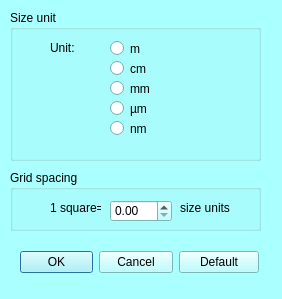
<?xml version="1.0" encoding="UTF-8"?>
<ui version="4.0">
 <class>mqGridSizeDialog</class>
 <widget class="QDialog" name="mqGridSizeDialog">
  <property name="geometry">
   <rect>
    <x>0</x>
    <y>0</y>
    <width>282</width>
    <height>299</height>
   </rect>
  </property>
  <property name="palette">
   <palette>
    <active>
     <colorrole role="WindowText">
      <brush brushstyle="SolidPattern">
       <color alpha="255">
        <red>0</red>
        <green>0</green>
        <blue>0</blue>
       </color>
      </brush>
     </colorrole>
     <colorrole role="Button">
      <brush brushstyle="SolidPattern">
       <color alpha="255">
        <red>170</red>
        <green>255</green>
        <blue>255</blue>
       </color>
      </brush>
     </colorrole>
     <colorrole role="Light">
      <brush brushstyle="SolidPattern">
       <color alpha="255">
        <red>255</red>
        <green>255</green>
        <blue>255</blue>
       </color>
      </brush>
     </colorrole>
     <colorrole role="Midlight">
      <brush brushstyle="SolidPattern">
       <color alpha="255">
        <red>212</red>
        <green>255</green>
        <blue>255</blue>
       </color>
      </brush>
     </colorrole>
     <colorrole role="Dark">
      <brush brushstyle="SolidPattern">
       <color alpha="255">
        <red>85</red>
        <green>127</green>
        <blue>127</blue>
       </color>
      </brush>
     </colorrole>
     <colorrole role="Mid">
      <brush brushstyle="SolidPattern">
       <color alpha="255">
        <red>113</red>
        <green>170</green>
        <blue>170</blue>
       </color>
      </brush>
     </colorrole>
     <colorrole role="Text">
      <brush brushstyle="SolidPattern">
       <color alpha="255">
        <red>0</red>
        <green>0</green>
        <blue>0</blue>
       </color>
      </brush>
     </colorrole>
     <colorrole role="BrightText">
      <brush brushstyle="SolidPattern">
       <color alpha="255">
        <red>255</red>
        <green>255</green>
        <blue>255</blue>
       </color>
      </brush>
     </colorrole>
     <colorrole role="ButtonText">
      <brush brushstyle="SolidPattern">
       <color alpha="255">
        <red>0</red>
        <green>0</green>
        <blue>0</blue>
       </color>
      </brush>
     </colorrole>
     <colorrole role="Base">
      <brush brushstyle="SolidPattern">
       <color alpha="255">
        <red>255</red>
        <green>255</green>
        <blue>255</blue>
       </color>
      </brush>
     </colorrole>
     <colorrole role="Window">
      <brush brushstyle="SolidPattern">
       <color alpha="255">
        <red>170</red>
        <green>255</green>
        <blue>255</blue>
       </color>
      </brush>
     </colorrole>
     <colorrole role="Shadow">
      <brush brushstyle="SolidPattern">
       <color alpha="255">
        <red>0</red>
        <green>0</green>
        <blue>0</blue>
       </color>
      </brush>
     </colorrole>
     <colorrole role="AlternateBase">
      <brush brushstyle="SolidPattern">
       <color alpha="255">
        <red>212</red>
        <green>255</green>
        <blue>255</blue>
       </color>
      </brush>
     </colorrole>
     <colorrole role="ToolTipBase">
      <brush brushstyle="SolidPattern">
       <color alpha="255">
        <red>255</red>
        <green>255</green>
        <blue>220</blue>
       </color>
      </brush>
     </colorrole>
     <colorrole role="ToolTipText">
      <brush brushstyle="SolidPattern">
       <color alpha="255">
        <red>0</red>
        <green>0</green>
        <blue>0</blue>
       </color>
      </brush>
     </colorrole>
    </active>
    <inactive>
     <colorrole role="WindowText">
      <brush brushstyle="SolidPattern">
       <color alpha="255">
        <red>0</red>
        <green>0</green>
        <blue>0</blue>
       </color>
      </brush>
     </colorrole>
     <colorrole role="Button">
      <brush brushstyle="SolidPattern">
       <color alpha="255">
        <red>170</red>
        <green>255</green>
        <blue>255</blue>
       </color>
      </brush>
     </colorrole>
     <colorrole role="Light">
      <brush brushstyle="SolidPattern">
       <color alpha="255">
        <red>255</red>
        <green>255</green>
        <blue>255</blue>
       </color>
      </brush>
     </colorrole>
     <colorrole role="Midlight">
      <brush brushstyle="SolidPattern">
       <color alpha="255">
        <red>212</red>
        <green>255</green>
        <blue>255</blue>
       </color>
      </brush>
     </colorrole>
     <colorrole role="Dark">
      <brush brushstyle="SolidPattern">
       <color alpha="255">
        <red>85</red>
        <green>127</green>
        <blue>127</blue>
       </color>
      </brush>
     </colorrole>
     <colorrole role="Mid">
      <brush brushstyle="SolidPattern">
       <color alpha="255">
        <red>113</red>
        <green>170</green>
        <blue>170</blue>
       </color>
      </brush>
     </colorrole>
     <colorrole role="Text">
      <brush brushstyle="SolidPattern">
       <color alpha="255">
        <red>0</red>
        <green>0</green>
        <blue>0</blue>
       </color>
      </brush>
     </colorrole>
     <colorrole role="BrightText">
      <brush brushstyle="SolidPattern">
       <color alpha="255">
        <red>255</red>
        <green>255</green>
        <blue>255</blue>
       </color>
      </brush>
     </colorrole>
     <colorrole role="ButtonText">
      <brush brushstyle="SolidPattern">
       <color alpha="255">
        <red>0</red>
        <green>0</green>
        <blue>0</blue>
       </color>
      </brush>
     </colorrole>
     <colorrole role="Base">
      <brush brushstyle="SolidPattern">
       <color alpha="255">
        <red>255</red>
        <green>255</green>
        <blue>255</blue>
       </color>
      </brush>
     </colorrole>
     <colorrole role="Window">
      <brush brushstyle="SolidPattern">
       <color alpha="255">
        <red>170</red>
        <green>255</green>
        <blue>255</blue>
       </color>
      </brush>
     </colorrole>
     <colorrole role="Shadow">
      <brush brushstyle="SolidPattern">
       <color alpha="255">
        <red>0</red>
        <green>0</green>
        <blue>0</blue>
       </color>
      </brush>
     </colorrole>
     <colorrole role="AlternateBase">
      <brush brushstyle="SolidPattern">
       <color alpha="255">
        <red>212</red>
        <green>255</green>
        <blue>255</blue>
       </color>
      </brush>
     </colorrole>
     <colorrole role="ToolTipBase">
      <brush brushstyle="SolidPattern">
       <color alpha="255">
        <red>255</red>
        <green>255</green>
        <blue>220</blue>
       </color>
      </brush>
     </colorrole>
     <colorrole role="ToolTipText">
      <brush brushstyle="SolidPattern">
       <color alpha="255">
        <red>0</red>
        <green>0</green>
        <blue>0</blue>
       </color>
      </brush>
     </colorrole>
    </inactive>
    <disabled>
     <colorrole role="WindowText">
      <brush brushstyle="SolidPattern">
       <color alpha="255">
        <red>85</red>
        <green>127</green>
        <blue>127</blue>
       </color>
      </brush>
     </colorrole>
     <colorrole role="Button">
      <brush brushstyle="SolidPattern">
       <color alpha="255">
        <red>170</red>
        <green>255</green>
        <blue>255</blue>
       </color>
      </brush>
     </colorrole>
     <colorrole role="Light">
      <brush brushstyle="SolidPattern">
       <color alpha="255">
        <red>255</red>
        <green>255</green>
        <blue>255</blue>
       </color>
      </brush>
     </colorrole>
     <colorrole role="Midlight">
      <brush brushstyle="SolidPattern">
       <color alpha="255">
        <red>212</red>
        <green>255</green>
        <blue>255</blue>
       </color>
      </brush>
     </colorrole>
     <colorrole role="Dark">
      <brush brushstyle="SolidPattern">
       <color alpha="255">
        <red>85</red>
        <green>127</green>
        <blue>127</blue>
       </color>
      </brush>
     </colorrole>
     <colorrole role="Mid">
      <brush brushstyle="SolidPattern">
       <color alpha="255">
        <red>113</red>
        <green>170</green>
        <blue>170</blue>
       </color>
      </brush>
     </colorrole>
     <colorrole role="Text">
      <brush brushstyle="SolidPattern">
       <color alpha="255">
        <red>85</red>
        <green>127</green>
        <blue>127</blue>
       </color>
      </brush>
     </colorrole>
     <colorrole role="BrightText">
      <brush brushstyle="SolidPattern">
       <color alpha="255">
        <red>255</red>
        <green>255</green>
        <blue>255</blue>
       </color>
      </brush>
     </colorrole>
     <colorrole role="ButtonText">
      <brush brushstyle="SolidPattern">
       <color alpha="255">
        <red>85</red>
        <green>127</green>
        <blue>127</blue>
       </color>
      </brush>
     </colorrole>
     <colorrole role="Base">
      <brush brushstyle="SolidPattern">
       <color alpha="255">
        <red>170</red>
        <green>255</green>
        <blue>255</blue>
       </color>
      </brush>
     </colorrole>
     <colorrole role="Window">
      <brush brushstyle="SolidPattern">
       <color alpha="255">
        <red>170</red>
        <green>255</green>
        <blue>255</blue>
       </color>
      </brush>
     </colorrole>
     <colorrole role="Shadow">
      <brush brushstyle="SolidPattern">
       <color alpha="255">
        <red>0</red>
        <green>0</green>
        <blue>0</blue>
       </color>
      </brush>
     </colorrole>
     <colorrole role="AlternateBase">
      <brush brushstyle="SolidPattern">
       <color alpha="255">
        <red>170</red>
        <green>255</green>
        <blue>255</blue>
       </color>
      </brush>
     </colorrole>
     <colorrole role="ToolTipBase">
      <brush brushstyle="SolidPattern">
       <color alpha="255">
        <red>255</red>
        <green>255</green>
        <blue>220</blue>
       </color>
      </brush>
     </colorrole>
     <colorrole role="ToolTipText">
      <brush brushstyle="SolidPattern">
       <color alpha="255">
        <red>0</red>
        <green>0</green>
        <blue>0</blue>
       </color>
      </brush>
     </colorrole>
    </disabled>
   </palette>
  </property>
  <property name="windowTitle">
   <string>Edit transparency of all selected actors</string>
  </property>
  <widget class="QWidget" name="layoutWidget">
   <property name="geometry">
    <rect>
     <x>20</x>
     <y>250</y>
     <width>239</width>
     <height>25</height>
    </rect>
   </property>
   <layout class="QHBoxLayout" name="horizontalLayout_2">
    <item>
     <widget class="QDialogButtonBox" name="buttonBox">
      <property name="orientation">
       <enum>Qt::Horizontal</enum>
      </property>
      <property name="standardButtons">
       <set>QDialogButtonBox::Cancel|QDialogButtonBox::Ok</set>
      </property>
     </widget>
    </item>
    <item>
     <widget class="QPushButton" name="reinit">
      <property name="text">
       <string>Default</string>
      </property>
     </widget>
    </item>
   </layout>
  </widget>
  <widget class="QGroupBox" name="groupBox">
   <property name="geometry">
    <rect>
     <x>10</x>
     <y>10</y>
     <width>251</width>
     <height>151</height>
    </rect>
   </property>
   <property name="title">
    <string>Size unit</string>
   </property>
   <widget class="QLabel" name="label_5">
    <property name="geometry">
     <rect>
      <x>40</x>
      <y>30</y>
      <width>51</width>
      <height>16</height>
     </rect>
    </property>
    <property name="text">
     <string>&lt;html&gt;&lt;head/&gt;&lt;body&gt;&lt;p&gt;Unit:&lt;/p&gt;&lt;/body&gt;&lt;/html&gt;</string>
    </property>
   </widget>
   <widget class="QRadioButton" name="mm">
    <property name="geometry">
     <rect>
      <x>100</x>
      <y>70</y>
      <width>82</width>
      <height>17</height>
     </rect>
    </property>
    <property name="text">
     <string>mm</string>
    </property>
   </widget>
   <widget class="QRadioButton" name="um">
    <property name="geometry">
     <rect>
      <x>100</x>
      <y>90</y>
      <width>82</width>
      <height>17</height>
     </rect>
    </property>
    <property name="text">
     <string>µm</string>
    </property>
   </widget>
   <widget class="QRadioButton" name="nm">
    <property name="geometry">
     <rect>
      <x>100</x>
      <y>110</y>
      <width>82</width>
      <height>17</height>
     </rect>
    </property>
    <property name="text">
     <string>nm</string>
    </property>
   </widget>
   <widget class="QRadioButton" name="cm">
    <property name="geometry">
     <rect>
      <x>100</x>
      <y>50</y>
      <width>82</width>
      <height>17</height>
     </rect>
    </property>
    <property name="text">
     <string>cm</string>
    </property>
   </widget>
   <widget class="QRadioButton" name="m">
    <property name="geometry">
     <rect>
      <x>100</x>
      <y>30</y>
      <width>82</width>
      <height>17</height>
     </rect>
    </property>
    <property name="text">
     <string>m</string>
    </property>
   </widget>
  </widget>
  <widget class="QGroupBox" name="groupBox_2">
   <property name="geometry">
    <rect>
     <x>10</x>
     <y>170</y>
     <width>251</width>
     <height>61</height>
    </rect>
   </property>
   <property name="title">
    <string>Grid spacing</string>
   </property>
   <widget class="QLabel" name="label_9">
    <property name="geometry">
     <rect>
      <x>40</x>
      <y>30</y>
      <width>51</width>
      <height>16</height>
     </rect>
    </property>
    <property name="text">
     <string>&lt;html&gt;&lt;head/&gt;&lt;body&gt;&lt;p&gt;1 square=&lt;/p&gt;&lt;/body&gt;&lt;/html&gt;</string>
    </property>
   </widget>
   <widget class="QDoubleSpinBox" name="gridspacing">
    <property name="geometry">
     <rect>
      <x>100</x>
      <y>30</y>
      <width>62</width>
      <height>22</height>
     </rect>
    </property>
   </widget>
   <widget class="QLabel" name="label_10">
    <property name="geometry">
     <rect>
      <x>170</x>
      <y>30</y>
      <width>51</width>
      <height>16</height>
     </rect>
    </property>
    <property name="text">
     <string>&lt;html&gt;&lt;head/&gt;&lt;body&gt;&lt;p&gt;size units&lt;/p&gt;&lt;/body&gt;&lt;/html&gt;</string>
    </property>
   </widget>
  </widget>
 </widget>
 <resources>
  <include location="../Icons/icons.qrc"/>
  <include location="../Icons/icons.qrc"/>
 </resources>
 <connections>
  <connection>
   <sender>buttonBox</sender>
   <signal>accepted()</signal>
   <receiver>mqGridSizeDialog</receiver>
   <slot>accept()</slot>
   <hints>
    <hint type="sourcelabel">
     <x>248</x>
     <y>254</y>
    </hint>
    <hint type="destinationlabel">
     <x>157</x>
     <y>274</y>
    </hint>
   </hints>
  </connection>
  <connection>
   <sender>buttonBox</sender>
   <signal>rejected()</signal>
   <receiver>mqGridSizeDialog</receiver>
   <slot>reject()</slot>
   <hints>
    <hint type="sourcelabel">
     <x>316</x>
     <y>260</y>
    </hint>
    <hint type="destinationlabel">
     <x>286</x>
     <y>274</y>
    </hint>
   </hints>
  </connection>
 </connections>
</ui>
